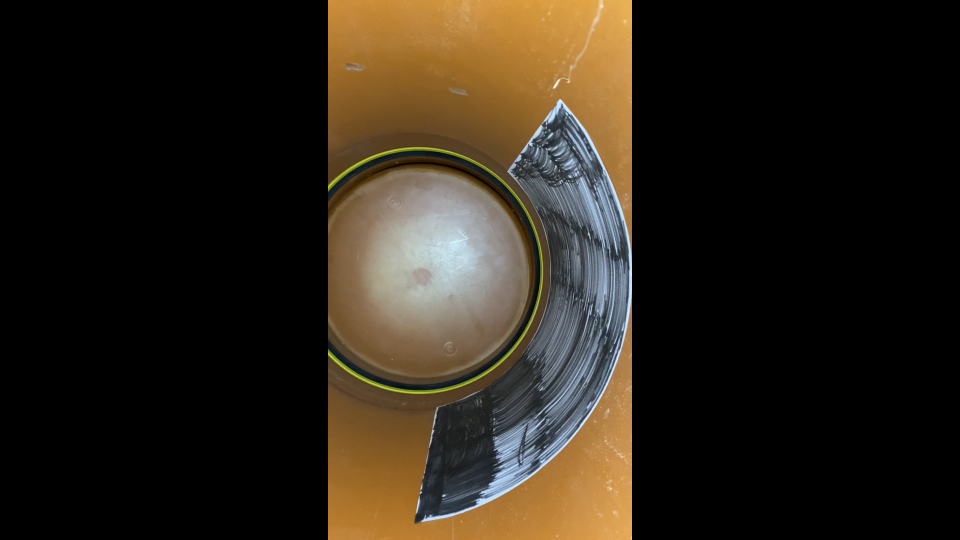
#> input picture coating/1_coating.PNG, 1920 x 1080 px (shown at 1/2 size); its folder holds 4 pictures in this run
$ python main.py
#> lines starting #> are read from the running program, lines starting #| are printed output that depends on the picture; long printed decimals are rounded
import cv2
import glob
import numpy as np
from matplotlib import pyplot as plt
import isolate

images = [cv2.imread(file) for file in glob.glob("*.PNG")]
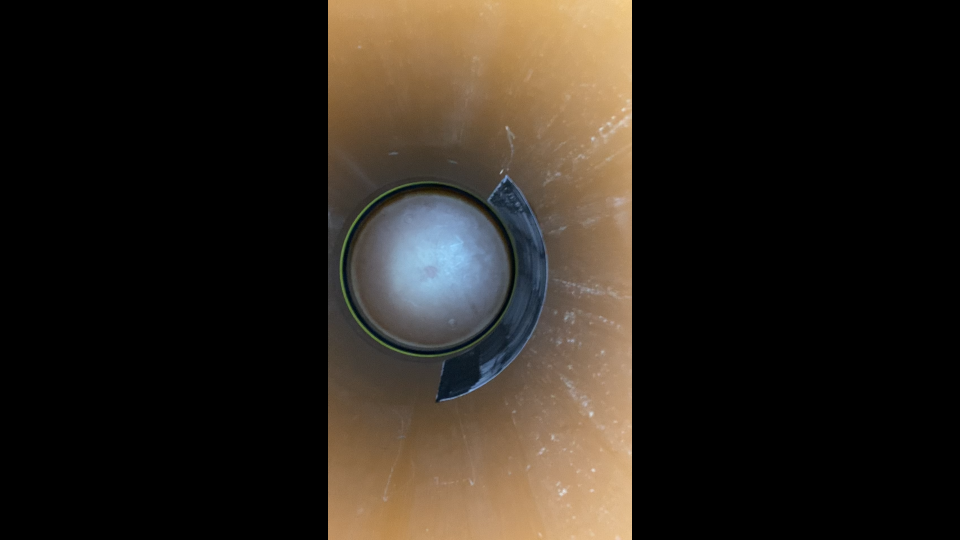
#> input picture coating/2_coating.PNG, 1920 x 1080 px (shown at 1/2 size)
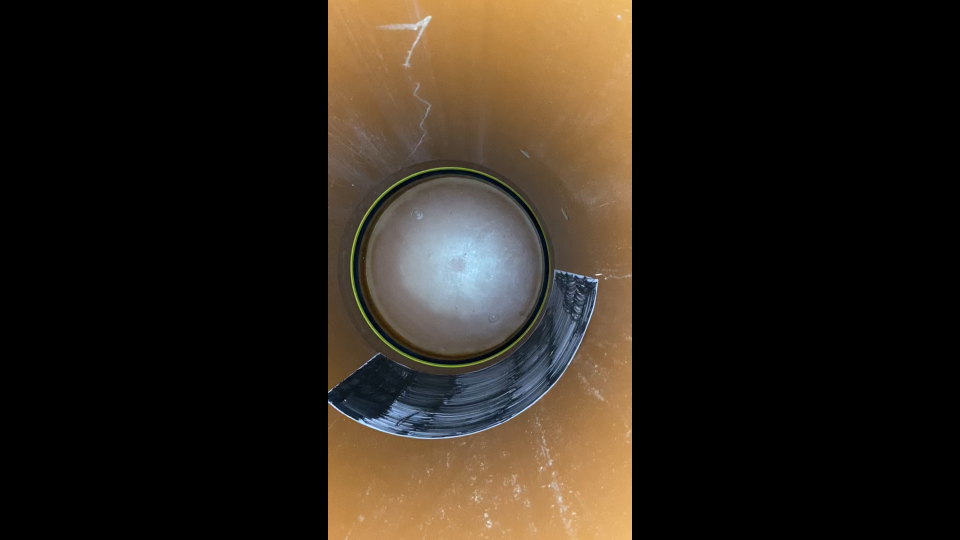
#> input picture coating/3_coating.PNG, 1920 x 1080 px (shown at 1/2 size)
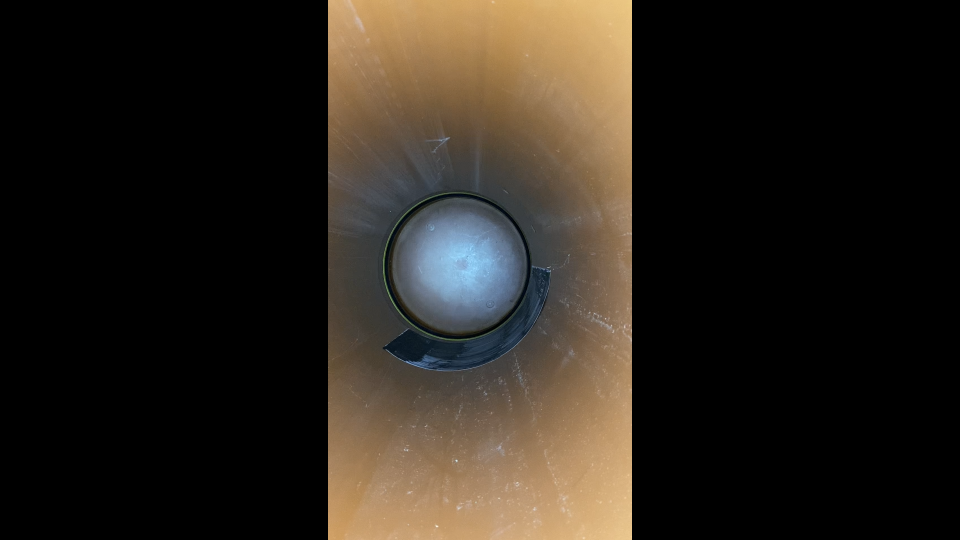
#> input picture coating/4_coating.PNG, 1920 x 1080 px (shown at 1/2 size)
#> images = 4 items
thresh = []
morph_open = []
morph_erode = []
morph_close = []
img_contours = []
for i in range(len(images)):
    images[i] = cv2.resize(images[i], (int(images[i].shape[1] /3), int(images[i].shape[0]/3)))

    images[i] = cv2.cvtColor(images[i], cv2.COLOR_BGR2HSV)
    thresh.append(cv2.inRange(images[i], (100,20,0), (140,255,255)))


    # Morphologi
    kernel = cv2.getStructuringElement(cv2.MORPH_ELLIPSE, (15, 15))
    morph_open.append(cv2.morphologyEx(thresh[i], cv2.MORPH_OPEN, kernel, iterations=1))
    kernel = cv2.getStructuringElement(cv2.MORPH_ELLIPSE, (7, 7))
    morph_erode.append(cv2.morphologyEx(morph_open[i], cv2.MORPH_ERODE, kernel))
    kernel = cv2.getStructuringElement(cv2.MORPH_ELLIPSE, (7, 7))
    morph_close.append(cv2.morphologyEx(morph_erode[i], cv2.MORPH_CLOSE, kernel, iterations=1))

    # contours
    contours, hierarchy = cv2.findContours(morph_close[i], cv2.RETR_TREE, cv2.CHAIN_APPROX_NONE)
    img_contours.append(np.zeros(images[i].shape))

    # features
    contourIndex = np.zeros(len(contours))
    area = np.zeros(len(contours))
    perimeter = np.zeros(len(contours))
    circularity = np.zeros(len(contours))
    elongation = np.zeros(len(contours))

    for j in range(len(contours)):
        if hierarchy[0][j][3] == -1:
            contourIndex[j] = j
            area[j] = cv2.contourArea((contours[j]))
            perimeter[j] = cv2.arcLength(contours[j], 1)
            circularity[j] = (4 * 3.14 * area[j]) / (int(perimeter[j]) ** 2)


            if area[j] > 150 and circularity[j] < 0.3 and perimeter[j] > 200:
                cv2.drawContours(img_contours[i], contours, int(contourIndex[j]), (0,255,255), 3)

    cv2.imshow("a", img_contours[i])
    cv2.waitKey(0)
    print(perimeter)
#> this loop made 4 passes
#> elongation on passes 1 to 4: [0, 0, 0, 0], [0, 0], [0, 0, 0, 0], [0, 0, 0, 0]
#| [ 57.456 943.460   0.           0.        ]
#| [277.723 365.019]
#| [516.215   0.         246.108   0.        ]
#| [218.066  40.142 274.350 144.953]
#> pass 1, `cv2.imshow("a", img_contours[i])`:
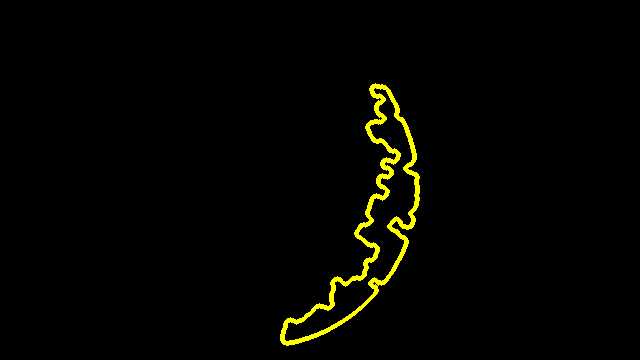
#> window 'a': shape (360, 640, 3); mean B, G, R 0, 4.3, 4.3
#> pass 2, `cv2.imshow("a", img_contours[i])`:
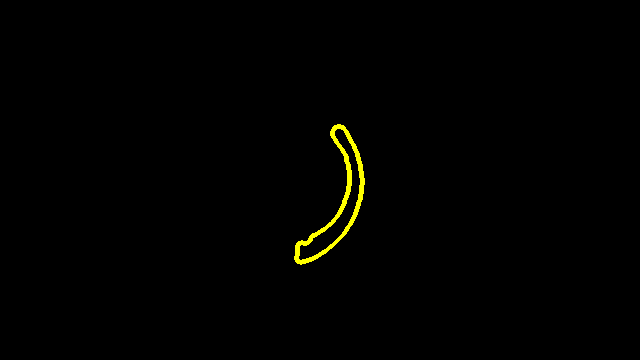
#> window 'a': shape (360, 640, 3); mean B, G, R 0, 1.7, 1.7
#> after the loop, img_contours = 4 items; morph_close = 4 items; morph_erode = 4 items; morph_open = 4 items; thresh = 4 items
